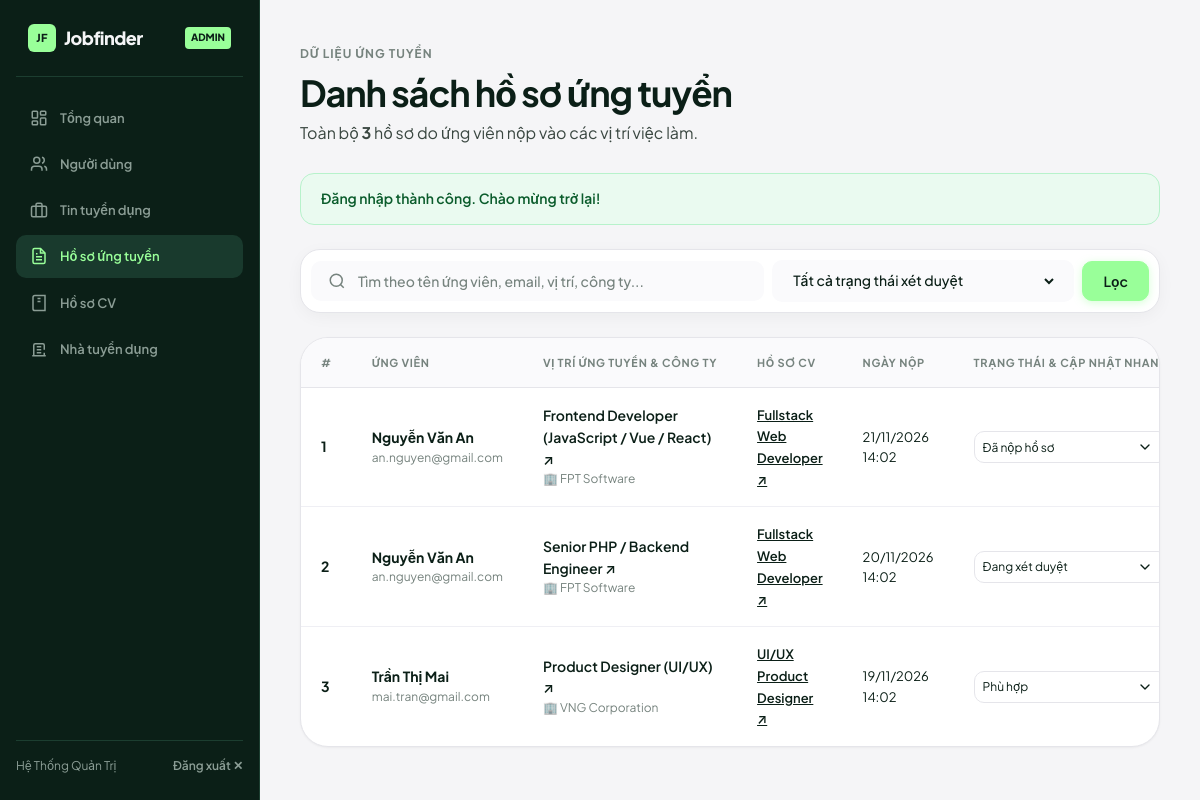
Page /admin/applications.php (signed in) on the committed database.
### tables this page shows
CREATE TABLE `applications` (
  `id` INT AUTO_INCREMENT PRIMARY KEY,
  `user_id` INT NOT NULL,
  `job_id` INT NOT NULL,
  `cv_id` INT NULL,
  `cover_letter` TEXT NULL,
  `status` VARCHAR(50) NOT NULL DEFAULT 'Đã nộp hồ sơ',
  `created_at` TIMESTAMP DEFAULT CURRENT_TIMESTAMP,
  `updated_at` TIMESTAMP NULL ON UPDATE CURRENT_TIMESTAMP,
  CONSTRAINT `fk_app_user` FOREIGN KEY (`user_id`) REFERENCES `users` (`id`) ON DELETE CASCADE,
  CONSTRAINT `fk_app_job` FOREIGN KEY (`job_id`) REFERENCES `jobs` (`id`) ON DELETE CASCADE,
  CONSTRAINT `fk_app_cv` FOREIGN KEY (`cv_id`) REFERENCES `cvs` (`id`) ON DELETE SET NULL,
  CONSTRAINT `uq_user_job` UNIQUE (`user_id`, `job_id`)
);

CREATE TABLE `users` (
  `id` INT AUTO_INCREMENT PRIMARY KEY,
  `name` VARCHAR(100) NOT NULL,
  `email` VARCHAR(100) NOT NULL UNIQUE,
  `role` ENUM('candidate', 'employer', 'admin') NOT NULL DEFAULT 'candidate',
  `password` VARCHAR(255) NOT NULL,
  `phone` VARCHAR(20) NULL,
  `avatar` VARCHAR(255) NULL,
  `is_active` TINYINT(1) NOT NULL DEFAULT 1,
  `created_at` TIMESTAMP DEFAULT CURRENT_TIMESTAMP
);

CREATE TABLE `jobs` (
  `id` INT AUTO_INCREMENT PRIMARY KEY,
  `employer_id` INT NULL,
  `title` VARCHAR(150) NOT NULL,
  `company` VARCHAR(100) NOT NULL,
  `location` VARCHAR(100) NOT NULL,
  `category` VARCHAR(100) NOT NULL,
  `salary` VARCHAR(100) NOT NULL,
  `salary_value` INT DEFAULT 0,
  `job_type` VARCHAR(50) NOT NULL DEFAULT 'Toàn thời gian',
  `experience` VARCHAR(50) NOT NULL DEFAULT 'Không yêu cầu',
  `description` TEXT NOT NULL,
  `requirements` TEXT NOT NULL,
  `deadline` DATE NULL,
  `views` INT NOT NULL DEFAULT 0,
  `status` VARCHAR(20) NOT NULL DEFAULT 'active',
  `created_at` TIMESTAMP DEFAULT CURRENT_TIMESTAMP,
  CONSTRAINT `fk_job_employer` FOREIGN KEY (`employer_id`) REFERENCES `users` (`id`) ON DELETE SET NULL
);

CREATE TABLE `cvs` (
  `id` INT AUTO_INCREMENT PRIMARY KEY,
  `user_id` INT NOT NULL,
  `title` VARCHAR(150) NOT NULL DEFAULT 'Hồ sơ nghề nghiệp',
  `full_name` VARCHAR(100) NOT NULL,
  `email` VARCHAR(100) NOT NULL,
  `phone` VARCHAR(20) NULL,
  `address` VARCHAR(200) NULL,
  `summary` TEXT NULL,
  `education` TEXT NULL,
  `experience` TEXT NULL,
  `skills` TEXT NULL,
  `certifications` TEXT NULL,
  `languages` VARCHAR(255) NULL,
  `cv_link` VARCHAR(255) NULL,
  `is_default` TINYINT(1) NOT NULL DEFAULT 0,
  `created_at` TIMESTAMP DEFAULT CURRENT_TIMESTAMP,
  `updated_at` TIMESTAMP NULL ON UPDATE CURRENT_TIMESTAMP,
  CONSTRAINT `fk_cv_user` FOREIGN KEY (`user_id`) REFERENCES `users` (`id`) ON DELETE CASCADE
);

### admin/applications.php (the view, shortened to what this page needs)
<?php
require_once '../config/database.php';
$status_filter = $_GET['status'] ?? 'all';
$search = trim($_GET['search'] ?? '');
$sql = "
    SELECT a.*, u.name as candidate_name, u.email as candidate_email, u.phone as candidate_phone,
           j.id as job_id, j.title as job_title, j.company, c.id as cv_id, c.title as cv_title
    FROM applications a
    JOIN users u ON u.id = a.user_id
    JOIN jobs j ON j.id = a.job_id
    LEFT JOIN cvs c ON c.id = a.cv_id
    WHERE 1=1
";
$params = [];
$sql .= " ORDER BY a.created_at DESC";
$stmt = $pdo->prepare($sql);
$stmt->execute($params);
$applications = $stmt->fetchAll();
$total_count = count($applications);
?>
<!DOCTYPE html>
<html lang="vi">
<head>
    <link rel="stylesheet" href="../assets/css/style.css">
</head>
<body>
<div class="portal-layout">
    <?php include '../includes/admin-sidebar.php'; ?>
    <main class="portal-main">
        <div class="section-header" style="margin-bottom:28px;">
            <div>
                <span class="section-eyebrow">Dữ liệu ứng tuyển</span>
                <h1 class="section-title">Danh sách hồ sơ ứng tuyển</h1>
                <p class="section-desc">Toàn bộ <strong><?= $total_count ?></strong> hồ sơ do ứng viên nộp vào các vị trí việc làm.</p>
            </div>
        </div>
        <?php if (!empty($_SESSION['flash_message'])): ?>
            <div class="flash-bar flash--<?= $_SESSION['flash_type'] ?? 'success' ?>">
                <?= htmlspecialchars($_SESSION['flash_message']) ?>
            </div>
        <?php endif; ?>
        <div class="smart-search-card" style="margin-bottom:24px;">
            <form method="GET" class="search-form-row" style="grid-template-columns: 1.5fr 1fr auto;">
                <div class="search-field">
                    <svg width="18" height="18" viewBox="0 0 24 24" fill="none" stroke="currentColor" stroke-width="2"><circle cx="11" cy="11" r="8"/><line x1="21" y1="21" x2="16.65" y2="16.65"/></svg>
                    <input type="text" name="search" class="search-input" placeholder="Tìm theo tên ứng viên, email, vị trí, công ty..." value="<?= htmlspecialchars($search) ?>">
                </div>
                <div class="search-field">
                    <select name="status" class="search-select">
                        <option value="all" <?= ($status_filter === 'all') ? 'selected' : '' ?>>Tất cả trạng thái xét duyệt</option>
                    </select>
                </div>
                <div style="display:flex; gap:8px;">
                    <button type="submit" class="btn btn-primary">Lọc</button>
                </div>
            </form>
        </div>
        <div class="table-card">
            <div class="table-responsive">
                <table class="data-table">
                    <thead>
                        <tr>
                            <th style="width:40px;">#</th>
                            <th>Ứng viên</th>
                            <th>Vị trí ứng tuyển & Công ty</th>
                            <th>Hồ sơ CV</th>
                            <th>Ngày nộp</th>
                            <th>Trạng thái & Cập nhật nhanh</th>
                        </tr>
                    </thead>
                    <tbody>
                        <?php if (!empty($applications)): ?>
                            <?php foreach ($applications as $i => $app): ?>
                                <tr>
                                    <td class="text-muted" style="font-weight:700;"><?= $i + 1 ?></td>
                                    <td>
                                        <div style="font-weight:700; color:var(--ink);">
                                            <?= htmlspecialchars($app['candidate_name']) ?>
                                        </div>
                                        <div style="font-size:12px; color:var(--muted);"><?= htmlspecialchars($app['candidate_email']) ?></div>
                                    </td>
                                    <td>
                                        <div style="font-weight:600; color:var(--ink);">
                                            <a href="../job-detail.php?id=<?= (int)$app['job_id'] ?>" target="_blank" style="color:var(--ink);">
                                                <?= htmlspecialchars($app['job_title']) ?> ↗
                                            </a>
                                        </div>
                                        <div style="font-size:12px; color:var(--muted);">🏢 <?= htmlspecialchars($app['company']) ?></div>
                                    </td>
                                    <td>
                                        <?php if (!empty($app['cv_title'])): ?>
                                            <a href="../cv-preview.php?id=<?= (int)$app['cv_id'] ?>" target="_blank" style="font-weight:600; font-size:13px; text-decoration:underline;">
                                                <?= htmlspecialchars($app['cv_title']) ?> ↗
                                            </a>
                                        <?php else: ?>
                                            <span class="text-muted text-sm">Thư giới thiệu</span>
                                        <?php endif; ?>
                                    </td>
                                    <td class="text-muted text-sm">
                                        <?= date('d/m/Y H:i', strtotime($app['created_at'])) ?>
                                    </td>
                                    <td>
                                        <form method="POST" style="display:flex; align-items:center; gap:6px;">
                                            <select name="status" class="form-control form-select" style="padding:4px 28px 4px 8px; font-size:12px; height:32px;" onchange="this.form.submit()">
                                                <option value="Đã nộp hồ sơ" <?= ($app['status'] === 'Đã nộp hồ sơ') ? 'selected' : '' ?>>Đã nộp hồ sơ</option>
                                                <option value="Đang xét duyệt" <?= ($app['status'] === 'Đang xét duyệt') ? 'selected' : '' ?>>Đang xét duyệt</option>
                                                <option value="Phù hợp" <?= ($app['status'] === 'Phù hợp') ? 'selected' : '' ?>>Phù hợp</option>
                                            </select>
                                        </form>
                                    </td>
                                </tr>
                            <?php endforeach; ?>
                        <?php endif; ?>
                    </tbody>
                </table>
            </div>
        </div>
    </main>
</div>
</body>
</html>

### rows in the picture
applications: user.name "Nguyễn Văn An", user.email "an.nguyen@gmail.com", job.title "Frontend Developer (JavaScript / Vue / React)", job.company "FPT Software", cv.title "Fullstack Web Developer", created_at "21/11/2026 14:02", status "Đã nộp hồ sơ"
applications: user.name "Nguyễn Văn An", user.email "an.nguyen@gmail.com", job.title "Senior PHP / Backend Engineer", job.company "FPT Software", cv.title "Fullstack Web Developer", created_at "20/11/2026 14:02", status "Đang xét duyệt"
applications: user.name "Trần Thị Mai", user.email "mai.tran@gmail.com", job.title "Product Designer (UI/UX)", job.company "VNG Corporation", cv.title "UI/UX Product Designer", created_at "19/11/2026 14:02", status "Phù hợp"

### other values in the picture
$_SESSION['user_name'] "Hệ Thống Quản Trị"
$total_count "3"
$_SESSION['flash_message'] "Đăng nhập thành công. Chào mừng trở lại!"
